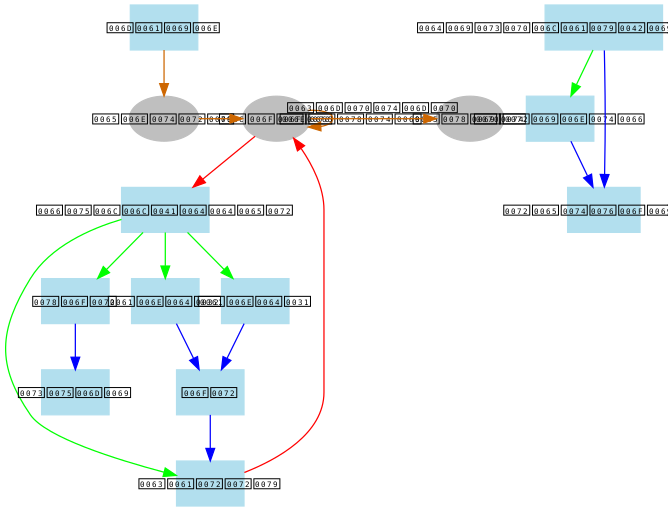
#> input picture g1.png, 668 x 511 px
$ jupyter execute --allow-errors llvm.ipynb
#> lines starting #> are read from the running program, lines starting #| are printed output that depends on the picture; after the words box and inside, x2 and y2 are one past the last pixel; in counts of white or black regions, pixels touching at a corner belong together
[cell 1]
import torch
import pandas as pd
import torch.nn as nn
import torch.optim as optim
import torch_geometric.data as Data
from torch_geometric.nn import GCNConv
import matplotlib.pyplot as plt
import networkx as nx
import numpy as np

adj_matrix = np.array([[0, 1, 1, 1, 1, 1, 0, 0, 0, 0, 0, 0, 0, 0, 0, 0, 0, 0, 0, 0, 0, 0, 0, 0, 0, 0],
 [0, 0, 0, 0, 0, 0, 1, 0, 0, 0, 0, 0, 0, 0, 0, 0, 0, 0, 0, 0, 0, 0, 0, 0, 0, 0],
 [0, 0, 0, 0, 0, 0, 0, 1, 0, 0, 0, 0, 0, 0, 0, 0, 0, 0, 0, 0, 0, 0, 0, 0, 0, 0],
 [0, 0, 0, 0, 0, 0, 0, 0, 0, 0, 0, 0, 0, 0, 0, 0, 0, 0, 0, 0, 0, 0, 0, 0, 0, 0],
 [0, 0, 0, 0, 0, 0, 0, 0, 0, 0, 0, 0, 0, 0, 0, 0, 0, 0, 0, 0, 0, 0, 0, 0, 0, 0],
 [0, 0, 0, 0, 0, 0, 0, 0, 0, 0, 0, 0, 0, 0, 0, 0, 0, 0, 0, 0, 0, 0, 0, 0, 0, 0],
 [0, 0, 0, 0, 0, 0, 0, 0, 0, 0, 0, 0, 0, 0, 0, 0, 0, 0, 0, 0, 0, 0, 0, 0, 0, 0],
 [0, 0, 0, 0, 0, 0, 0, 0, 0, 0, 0, 0, 0, 0, 0, 0, 0, 0, 0, 0, 0, 0, 0, 0, 0, 0],
 [0, 0, 0, 0, 0, 0, 0, 0, 0, 0, 0, 0, 0, 0, 0, 0, 0, 0, 0, 0, 0, 0, 0, 0, 0, 0],
 [0, 0, 0, 0, 0, 0, 0, 0, 0, 0, 0, 0, 0, 0, 0, 0, 0, 0, 0, 0, 0, 0, 0, 0, 0, 0],
 [0, 0, 0, 0, 0, 0, 0, 0, 0, 0, 0, 0, 0, 0, 0, 0, 0, 0, 0, 0, 0, 0, 0, 0, 0, 0],
 [0, 0, 0, 0, 0, 0, 0, 0, 0, 0, 0, 0, 0, 0, 0, 0, 0, 0, 0, 0, 0, 0, 0, 0, 0, 0],
 [0, 0, 0, 0, 0, 0, 0, 0, 0, 0, 0, 0, 0, 0, 0, 0, 0, 0, 0, 0, 0, 0, 0, 0, 0, 0],
 [0, 0, 0, 0, 0, 0, 0, 0, 0, 0, 0, 0, 0, 0, 0, 0, 0, 0, 0, 0, 0, 0, 0, 0, 0, 0],
 [0, 0, 0, 0, 0, 0, 0, 0, 0, 0, 0, 0, 0, 0, 0, 0, 0, 0, 0, 0, 0, 0, 0, 0, 0, 0],
 [0, 0, 0, 0, 0, 0, 0, 0, 0, 0, 0, 0, 0, 0, 0, 0, 0, 0, 0, 0, 0, 0, 0, 0, 0, 0],
 [0, 0, 0, 0, 0, 0, 0, 0, 0, 0, 0, 0, 0, 0, 0, 0, 0, 0, 0, 0, 0, 0, 0, 0, 0, 0],
 [0, 0, 0, 0, 0, 0, 0, 0, 0, 0, 0, 0, 0, 0, 0, 0, 0, 0, 0, 0, 0, 0, 0, 0, 0, 0],
 [0, 0, 0, 0, 0, 0, 0, 0, 0, 0, 0, 0, 0, 0, 0, 0, 0, 0, 0, 0, 0, 0, 0, 0, 0, 0],
 [0, 0, 0, 0, 0, 0, 0, 0, 0, 0, 0, 0, 0, 0, 0, 0, 0, 0, 0, 0, 0, 0, 0, 0, 0, 0],
 [0, 0, 0, 0, 0, 0, 0, 0, 0, 0, 0, 0, 0, 0, 0, 0, 0, 0, 0, 0, 0, 0, 0, 0, 0, 0],
 [0, 0, 0, 0, 0, 0, 0, 0, 0, 0, 0, 0, 0, 0, 0, 0, 0, 0, 0, 0, 0, 0, 0, 0, 0, 0],
 [0, 0, 0, 0, 0, 0, 0, 0, 0, 0, 0, 0, 0, 0, 0, 0, 0, 0, 0, 0, 0, 0, 0, 0, 0, 0],
 [0, 0, 0, 0, 0, 0, 0, 0, 0, 0, 0, 0, 0, 0, 0, 0, 0, 0, 0, 0, 0, 0, 0, 0, 0, 0],
 [0, 0, 0, 0, 0, 0, 0, 0, 0, 0, 0, 0, 0, 0, 0, 0, 0, 0, 0, 0, 0, 0, 0, 0, 0, 0]])

# Step 2: Convert the adjacency matrix to edge indices
#> (the rest of this cell did not finish here and is left out)

[cell 2]
import cv2
import graphviz

# Load and process the PNG image
image = cv2.imread('g1.png', cv2.IMREAD_GRAYSCALE)  # Convert to grayscale if necessary
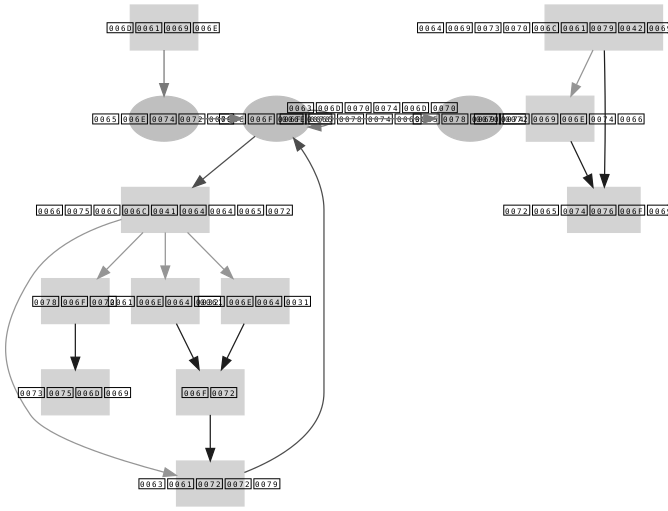
#> image: shape (511, 668); min 0, max 255, mean 241.7

# Preprocessing
image = cv2.GaussianBlur(image, (3, 3), 0)  # Apply Gaussian blur to reduce noise
_, threshold = cv2.threshold(image, 0, 255, cv2.THRESH_BINARY + cv2.THRESH_OTSU)  # Apply Otsu's thresholding
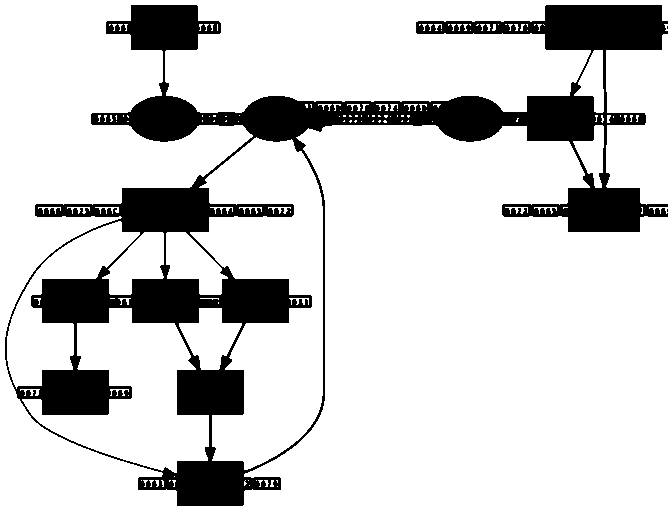
#> threshold: shape (511, 668); 82.5% white; 3 black regions (2 under 20 px), largest, box (x1, y1, x2, y2) and area: (5, 5, 668, 506) 59769

# Morphological Operations
kernel = cv2.getStructuringElement(cv2.MORPH_RECT, (3, 3))
threshold = cv2.morphologyEx(threshold, cv2.MORPH_CLOSE, kernel)  # Closing operation to connect broken lines
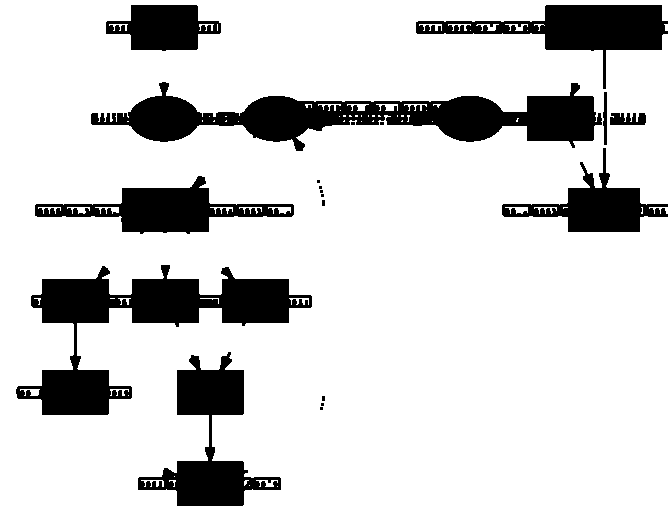
#> threshold: shape (511, 668); 83.2% white; 19 black regions (10 under 20 px), largest, box (x1, y1, x2, y2) and area: (91, 82, 602, 151) 14868, (16, 265, 312, 415) 13746, (138, 352, 281, 506) 7384
threshold = cv2.morphologyEx(threshold, cv2.MORPH_OPEN, kernel)  # Opening( erosion followed by dilation) operation to remove small artifacts
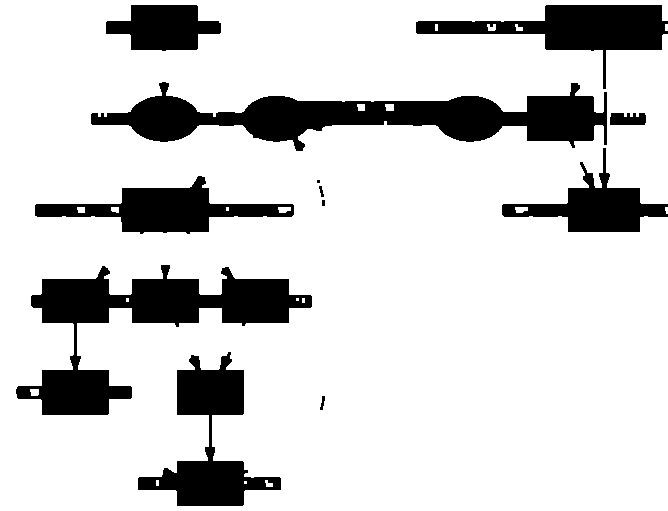
#> threshold: shape (511, 668); 82.8% white; 12 black regions (2 under 20 px)

# Contour Detection
contours, _ = cv2.findContours(threshold, cv2.RETR_EXTERNAL, cv2.CHAIN_APPROX_SIMPLE)
#> contours = 7 contours, 3 with area under 20; largest, box (x1, y1, x2, y2) and area: (0, 0, 668, 511) 327738, (515, 207, 528, 213) 50, (487, 24, 496, 31) 33, (515, 24, 523, 31) 24
# Filter contours based on size, shape, or other criteria if needed

# Create a DOT graph object
#> (the rest of this cell did not finish here and is left out)
